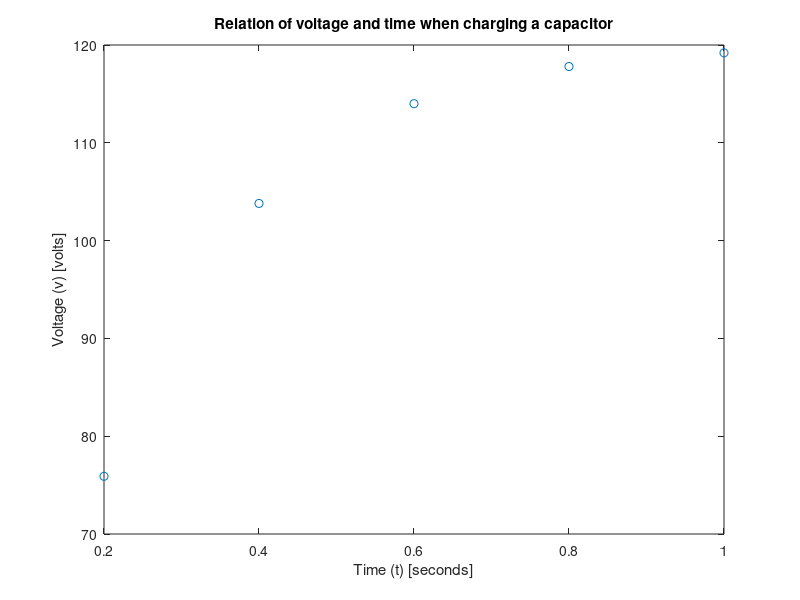

MATLAB code to generate this figure: (Note: this script raises an error after producing the figure.)
% 10/24/2017
% Ethan Hammond
% 17-20

close all;
clear;
clc;

time=(.2:.2:1);
voltage=[75.9 103.8 114 117.8 119.2];

plot (time,voltage,'o');
title('Relation of voltage and time when charging a capacitor');
xlabel('Time (t) [seconds]');
ylabel('Voltage (v) [volts]');
axis(time);
grid on;